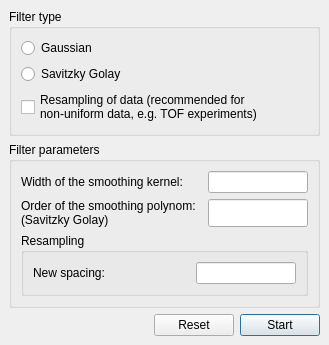
<ui version="4.0" >
 <class>SmoothingDialogTemplate</class>
 <widget class="QDialog" name="SmoothingDialogTemplate" >
  <property name="geometry" >
   <rect>
    <x>0</x>
    <y>0</y>
    <width>314</width>
    <height>332</height>
   </rect>
  </property>
  <property name="windowTitle" >
   <string>Smooth data</string>
  </property>
  <layout class="QVBoxLayout" >
   <property name="margin" >
    <number>9</number>
   </property>
   <property name="spacing" >
    <number>6</number>
   </property>
   <item>
    <widget class="QGroupBox" name="buttonGroup3" >
     <property name="title" >
      <string>Filter type</string>
     </property>
     <layout class="QVBoxLayout" >
      <property name="margin" >
       <number>9</number>
      </property>
      <property name="spacing" >
       <number>6</number>
      </property>
      <item>
       <widget class="QRadioButton" name="gaussian_radio_button" >
        <property name="enabled" >
         <bool>true</bool>
        </property>
        <property name="text" >
         <string>Gaussian</string>
        </property>
       </widget>
      </item>
      <item>
       <widget class="QRadioButton" name="sgolay_radio_button" >
        <property name="enabled" >
         <bool>true</bool>
        </property>
        <property name="text" >
         <string>Savitzky Golay</string>
        </property>
       </widget>
      </item>
      <item>
       <widget class="QCheckBox" name="resampling_check_box" >
        <property name="text" >
         <string>Resampling of data (recommended for
non-uniform data, e.g. TOF experiments)</string>
        </property>
       </widget>
      </item>
     </layout>
    </widget>
   </item>
   <item>
    <widget class="QGroupBox" name="buttonGroup6" >
     <property name="title" >
      <string>Filter parameters</string>
     </property>
     <layout class="QGridLayout" >
      <property name="margin" >
       <number>9</number>
      </property>
      <property name="spacing" >
       <number>6</number>
      </property>
      <item row="2" column="0" colspan="3" >
       <widget class="QGroupBox" name="buttonGroup2" >
        <property name="title" >
         <string>Resampling</string>
        </property>
        <layout class="QHBoxLayout" >
         <property name="margin" >
          <number>9</number>
         </property>
         <property name="spacing" >
          <number>6</number>
         </property>
         <item>
          <widget class="QLabel" name="textLabel2" >
           <property name="text" >
            <string>New spacing:</string>
           </property>
           <property name="wordWrap" >
            <bool>false</bool>
           </property>
          </widget>
         </item>
         <item>
          <spacer>
           <property name="orientation" >
            <enum>Qt::Horizontal</enum>
           </property>
           <property name="sizeType" >
            <enum>QSizePolicy::Expanding</enum>
           </property>
           <property name="sizeHint" >
            <size>
             <width>41</width>
             <height>20</height>
            </size>
           </property>
          </spacer>
         </item>
         <item>
          <widget class="QLineEdit" name="spacing_line_edit" >
           <property name="minimumSize" >
            <size>
             <width>100</width>
             <height>0</height>
            </size>
           </property>
           <property name="maximumSize" >
            <size>
             <width>100</width>
             <height>32767</height>
            </size>
           </property>
          </widget>
         </item>
        </layout>
       </widget>
      </item>
      <item row="1" column="1" >
       <spacer>
        <property name="orientation" >
         <enum>Qt::Horizontal</enum>
        </property>
        <property name="sizeType" >
         <enum>QSizePolicy::Expanding</enum>
        </property>
        <property name="sizeHint" >
         <size>
          <width>20</width>
          <height>20</height>
         </size>
        </property>
       </spacer>
      </item>
      <item row="1" column="0" >
       <widget class="QLabel" name="textLabel3" >
        <property name="text" >
         <string>Order of the smoothing polynom:
(Savitzky Golay)</string>
        </property>
        <property name="wordWrap" >
         <bool>false</bool>
        </property>
       </widget>
      </item>
      <item row="1" column="2" >
       <widget class="QLineEdit" name="sgolay_order_line_edit" >
        <property name="minimumSize" >
         <size>
          <width>100</width>
          <height>0</height>
         </size>
        </property>
        <property name="maximumSize" >
         <size>
          <width>100</width>
          <height>32767</height>
         </size>
        </property>
       </widget>
      </item>
      <item row="0" column="2" >
       <widget class="QLineEdit" name="kernel_widh_line_edit" >
        <property name="minimumSize" >
         <size>
          <width>100</width>
          <height>0</height>
         </size>
        </property>
        <property name="maximumSize" >
         <size>
          <width>100</width>
          <height>32767</height>
         </size>
        </property>
        <property name="text" >
         <string/>
        </property>
       </widget>
      </item>
      <item row="0" column="1" >
       <spacer>
        <property name="orientation" >
         <enum>Qt::Horizontal</enum>
        </property>
        <property name="sizeType" >
         <enum>QSizePolicy::Expanding</enum>
        </property>
        <property name="sizeHint" >
         <size>
          <width>20</width>
          <height>20</height>
         </size>
        </property>
       </spacer>
      </item>
      <item row="0" column="0" >
       <widget class="QLabel" name="textLabel1_2" >
        <property name="text" >
         <string>Width of the smoothing kernel:</string>
        </property>
        <property name="wordWrap" >
         <bool>false</bool>
        </property>
       </widget>
      </item>
     </layout>
    </widget>
   </item>
   <item>
    <spacer>
     <property name="orientation" >
      <enum>Qt::Vertical</enum>
     </property>
     <property name="sizeType" >
      <enum>QSizePolicy::Expanding</enum>
     </property>
     <property name="sizeHint" >
      <size>
       <width>20</width>
       <height>16</height>
      </size>
     </property>
    </spacer>
   </item>
   <item>
    <layout class="QGridLayout" >
     <property name="margin" >
      <number>0</number>
     </property>
     <property name="spacing" >
      <number>6</number>
     </property>
     <item row="0" column="2" >
      <widget class="QPushButton" name="startPushButton" >
       <property name="text" >
        <string>Start</string>
       </property>
      </widget>
     </item>
     <item row="0" column="1" >
      <widget class="QPushButton" name="resetPushButton" >
       <property name="text" >
        <string>Reset</string>
       </property>
      </widget>
     </item>
     <item row="0" column="0" >
      <spacer>
       <property name="orientation" >
        <enum>Qt::Horizontal</enum>
       </property>
       <property name="sizeType" >
        <enum>QSizePolicy::Expanding</enum>
       </property>
       <property name="sizeHint" >
        <size>
         <width>210</width>
         <height>20</height>
        </size>
       </property>
      </spacer>
     </item>
    </layout>
   </item>
  </layout>
 </widget>
 <layoutdefault spacing="6" margin="11" />
 <pixmapfunction>qPixmapFromMimeSource</pixmapfunction>
 <resources/>
 <connections>
  <connection>
   <sender>resetPushButton</sender>
   <signal>pressed()</signal>
   <receiver>SmoothingDialogTemplate</receiver>
   <slot>resetButton_clicked()</slot>
   <hints>
    <hint type="sourcelabel" >
     <x>20</x>
     <y>20</y>
    </hint>
    <hint type="destinationlabel" >
     <x>20</x>
     <y>20</y>
    </hint>
   </hints>
  </connection>
  <connection>
   <sender>startPushButton</sender>
   <signal>pressed()</signal>
   <receiver>SmoothingDialogTemplate</receiver>
   <slot>startButton_clicked()</slot>
   <hints>
    <hint type="sourcelabel" >
     <x>20</x>
     <y>20</y>
    </hint>
    <hint type="destinationlabel" >
     <x>20</x>
     <y>20</y>
    </hint>
   </hints>
  </connection>
 </connections>
</ui>
